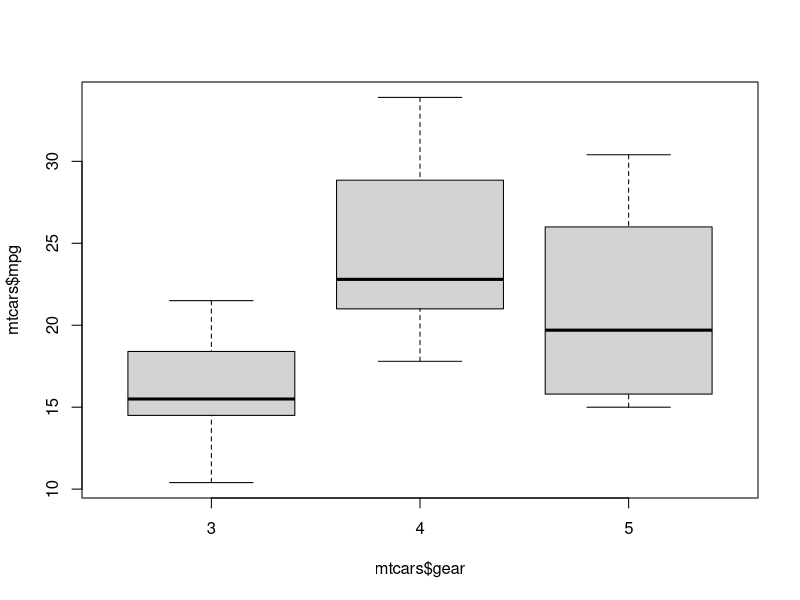
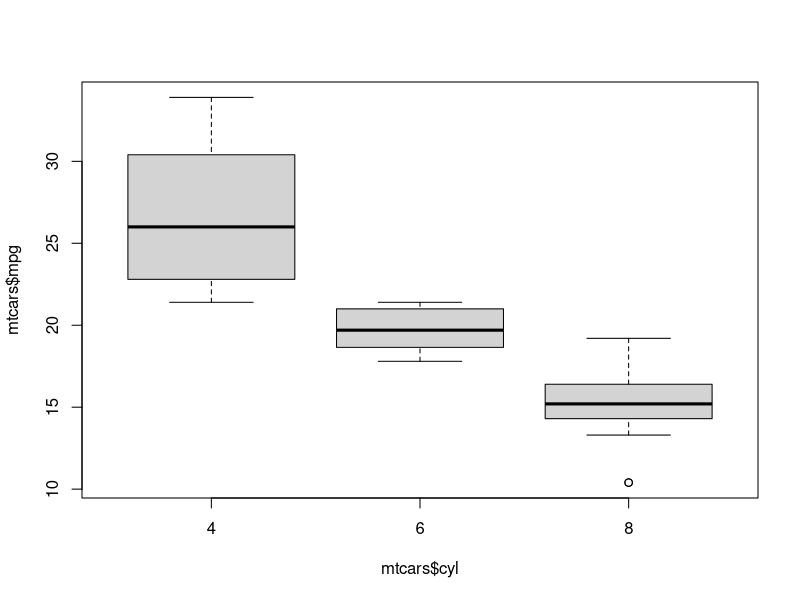

The R source for these figures, in order:
# 1. Create a box and whisker plot by class using mtcars dataset

View(mtcars)

boxplot(mtcars$mpg ~ mtcars$gear)
boxplot(mtcars$mpg ~ mtcars$cyl)
